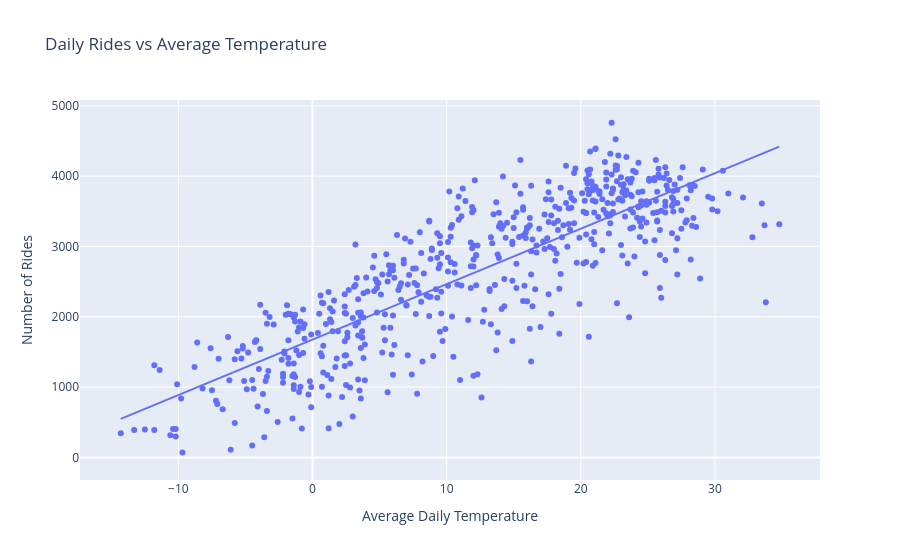

The code cell stored with this chart in its notebook:
### Code cell
# Visualize the relationship between daily rides and average temperature
fig = px.scatter(
    bike_weather_daily,
    x="temperature_2m_mean",
    y="number_of_rides",
    trendline="ols",
    title="Daily Rides vs Average Temperature"
)

fig.update_layout(
    xaxis_title="Average Daily Temperature",
    yaxis_title="Number of Rides"
)

fig.show()

### Figure 1 — Plotly figure (JSON) as saved in the notebook; plotly's stock layout.template omitted (floating-point values rounded to 4 significant figures; data arrays with more than 128 entries replaced by an {"elided": "..."} marker saying what was removed)
{"data": [{"hovertemplate": "temperature_2m_mean=%{x}<br>number_of_rides=%{y}<extra></extra>", "legendgroup": "", "marker": {"color": "#636efa", "symbol": "circle"}, "mode": "markers", "name": "", "orientation": "v", "showlegend": false, "type": "scatter", "x": {"elided": "577 float values"}, "xaxis": "x", "y": {"elided": "577 int values"}, "yaxis": "y"}, {"hovertemplate": "<b>OLS trendline</b><br>number_of_rides = 78.8898 * temperature_2m_mean + 1674.77<br>R<sup>2</sup>=0.683777<br><br>temperature_2m_mean=%{x}<br>number_of_rides=%{y} <b>(trend)</b><extra></extra>", "legendgroup": "", "marker": {"color": "#636efa", "symbol": "circle"}, "mode": "lines", "name": "", "showlegend": false, "type": "scatter", "x": {"elided": "576 float values"}, "xaxis": "x", "y": {"elided": "576 float values"}, "yaxis": "y"}], "layout": {"legend": {"tracegroupgap": 0}, "title": {"text": "Daily Rides vs Average Temperature"}, "xaxis": {"anchor": "y", "domain": [0, 1], "title": {"text": "Average Daily Temperature"}}, "yaxis": {"anchor": "x", "domain": [0, 1], "title": {"text": "Number of Rides"}}}}
